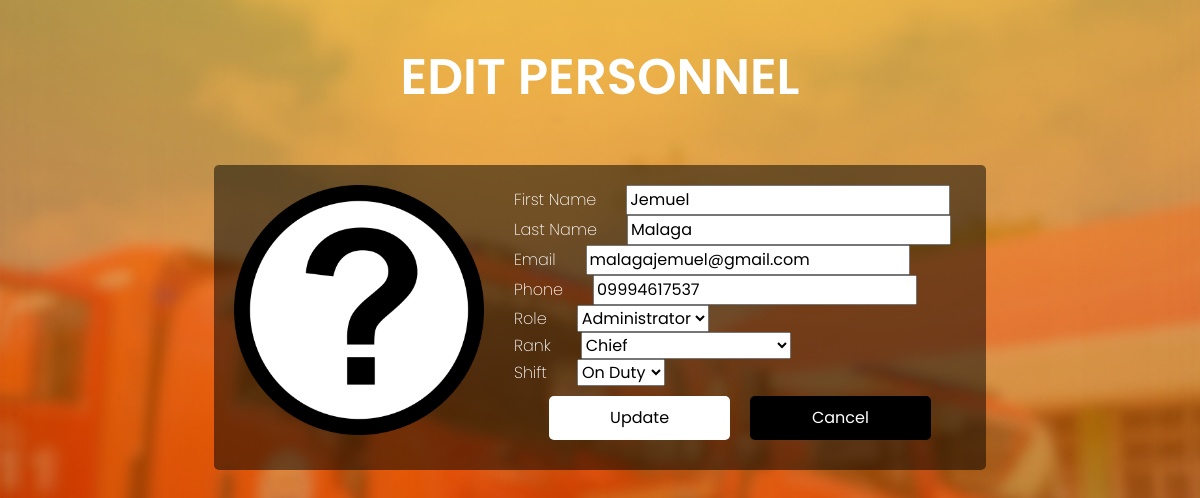
/personnels/personneledit.php?PersonnelID=3 (signed in), run on the app's committed database.
### tables this page shows
CREATE TABLE `personnel` (
  `PersonnelID` int(11) NOT NULL,
  `RoleID` int(11) DEFAULT NULL,
  `RankID` int(11) DEFAULT NULL,
  `ShiftID` int(11) DEFAULT NULL,
  `FirstName` varchar(50) NOT NULL,
  `LastName` varchar(50) NOT NULL,
  `Email` varchar(100) NOT NULL,
  `PhoneNumber` varchar(20) NOT NULL,
  `Password` varchar(255) NOT NULL,
  `Profile` varchar(255) DEFAULT NULL,
  `personnelstatus_id` int(11) DEFAULT NULL
);

CREATE TABLE `shifts` (
  `shift_id` int(11) NOT NULL,
  `status` varchar(20) DEFAULT 'Off Duty'
);

### personnels/PersonnelEdit.php (the view, shortened to what this page needs)
<?php
include('../includes/config.php');
$personnel_id = $_GET['PersonnelID'] ?? null;
$query = "SELECT PersonnelID, FirstName, LastName, Email, PhoneNumber, RoleID, RankID, ShiftID, Profile FROM Personnel WHERE PersonnelID = ?";
$stmt = mysqli_prepare($conn, $query);
mysqli_stmt_bind_param($stmt, "i", $personnel_id);
mysqli_stmt_execute($stmt);
$result = mysqli_stmt_get_result($stmt);
if ($row = mysqli_fetch_assoc($result)) {
    $first_name = $row['FirstName'];
    $last_name = $row['LastName'];
    $email = $row['Email'];
    $phone = $row['PhoneNumber'];
    $role_id = $row['RoleID'];
    $rank_id = $row['RankID'];
    $shift_id = $row['ShiftID'];
    $old_image = $row['Profile'];
} else {
    die("Error: Personnel not found.");
}
?>
<!DOCTYPE html>
<html lang="en">
<head>
    <link rel="stylesheet" href="PersonnelEdit.css">
    <link href="https://cdn.jsdelivr.net/npm/bootstrap@5.3.0/dist/css/bootstrap.min.css" rel="stylesheet">
</head>
<body>
    <div class="personnel-container">
        <div class="personnel-header">EDIT PERSONNEL</div>
        <div class="personnel-container">
            <form method="POST" action="PersonnelUpdate.php" enctype="multipart/form-data" class="personnel-info">
                <div class="personnel-picture">
                    <img src="../personnel/images/<?= htmlspecialchars($old_image) ?>" alt="Profile Picture">
                </div>
                <div class="personnel-form">
                    <div class="personnel-details">
                        <label>First Name</label>
                        <input type="text" name="first_name" value="<?= htmlspecialchars($first_name) ?>" required>
                    </div>
                    <div class="personnel-details">
                        <label>Last Name</label>
                        <input type="text" name="last_name" value="<?= htmlspecialchars($last_name) ?>" required>
                    </div>
                    <div class="personnel-details">
                        <label>Email</label>
                        <input type="email" name="email" value="<?= htmlspecialchars($email) ?>" required>
                    </div>
                    <div class="personnel-details">
                        <label>Phone</label>
                        <input type="text" name="phone" value="<?= htmlspecialchars($phone) ?>" required>
                    </div>
                    <div class="personnel-details">
                        <label>Role</label>
                        <select name="role_id">
                            <option value="4" <?= $role_id == 4 ? 'selected' : '' ?>>Administrator</option>
                        </select>
                    </div>
                    <div class="personnel-details">
                        <label>Rank</label>
                        <select name="rank_id">
                            <option value="5" <?= $rank_id == 5 ? 'selected' : '' ?>>Chief</option>
                        </select>
                    </div>
                    <div class="personnel-details">
                        <label>Shift</label>
                        <select name="shift_id">
                            <?php
                            $shift_query = "SELECT shift_id, status FROM shifts";
                            $shift_result = $conn->query($shift_query);
                            while ($shift_row = $shift_result->fetch_assoc()):
                                $shift_value = $shift_row['shift_id'];
                                $shift_label = $shift_row['status'];
                            ?>
                                <option value="<?= $shift_value ?>" <?= $shift_id == $shift_value ? 'selected' : '' ?>><?= $shift_label ?></option>
                            <?php endwhile; ?>
                        </select>
                    </div>
                    <div class="personnel-button">
                        <button type="submit" class="update-btn">Update</button>
                        <a href="PersonnelIndex.php" class="cancel-btn">Cancel</a>
                    </div>
                </div>
            </form>
        </div>
    </div>
</body>
</html>

### personnels/PersonnelEdit.css (style rules this page uses)
html { font-family: Poppins, 'Segoe UI', Tahoma, Geneva, Verdana, sans-serif; }
body { background: url('LoginRegister.png') no-repeat center center/cover; min-height: 100vh; min-height: 100dvh; }
.personnel-container { display: flex; flex-direction: column; margin: 20px; font-family: Poppins, 'Segoe UI', Tahoma, Geneva, Verdana, sans-serif; align-items: center; justify-content: center; }
.personnel-header { font-size: 50px; text-align: center; font-weight: 600; margin-bottom: 20px; margin-top: 20px; color: white; }
.personnel-picture { display: flex; flex-direction: column; gap: 10px; width: 250px; height: 250px; overflow: hidden; }
.personnel-picture img { width: 100%; height: 100%; object-fit: cover; border-radius: 8px; }
.personnel-info { display: flex; flex-direction: row; background-color: rgba(0, 0, 0, 0.5); border-radius: 5px; padding: 20px; margin: 10px; gap: 30px; color: white; height: fit-content; width: fit-content; }
.personnel-details { display: flex; flex-direction: row; align-items: center; margin-right: 15px; gap: 30px; color: white; font: 50px; font-weight: 200; width: 100%; }
.personnel-button { display: flex; flex-direction: row; align-items: center; justify-content: center; }
.cancel-btn { display: flex; flex-direction: row; align-items: center; justify-content: center; padding: 10px; margin: 10px; text-decoration: none; font-weight: 400; color: white; background-color: black; border-radius: 5px; width: 40%; }
.update-btn { display: flex; flex-direction: row; align-items: center; justify-content: center; padding: 10px; margin: 10px; text-decoration: none; font-weight: 400; color: black; background-color: white; border-radius: 5px; width: 40%; border: none; }

### data on the page
personnel: Profile (picture), first_name "Jemuel", last_name "Malaga", email "malagajemuel@gmail.com", phone "09994617537", role_id "Administrator", rank_id "Chief", shift_id "On Duty"
